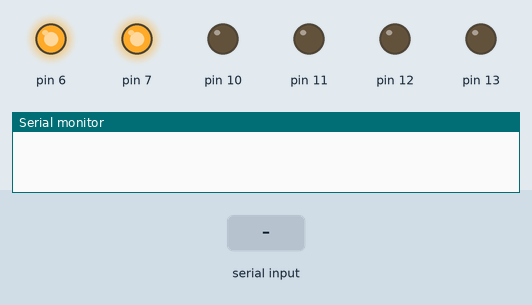
This sketch was run on a simulated Arduino Uno, built with avr-gcc and run on an emulated ATmega328P. On the bench: output pins drawn as LEDs (lit = HIGH), the last lines printed to the serial monitor. Inputs (shaded band) come from the test bench.

Above: at 1.2 s.
1.3 s: "F" received over Serial
At 2.4 s:
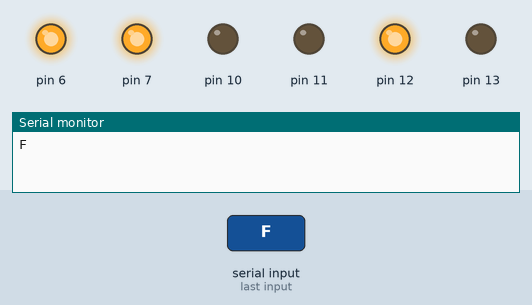
2.9 s: "B" received over Serial
At 3.6 s:
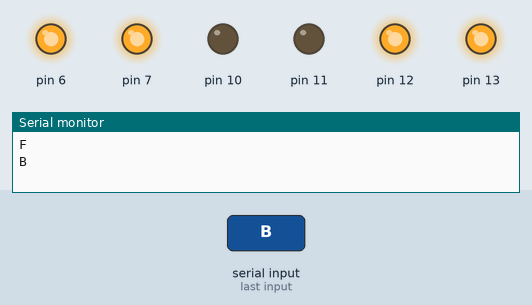
4.5 s: "L" received over Serial
At 5.7 s:
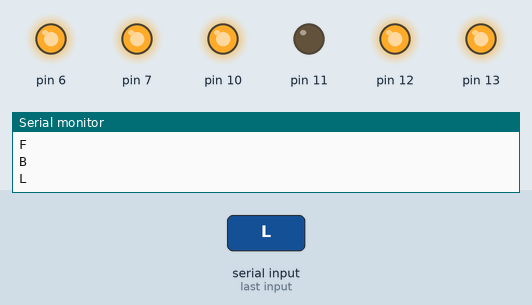
6.0 s: "R" received over Serial
At 7.2 s:
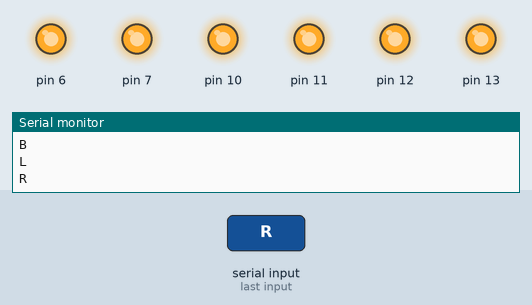
Timing chart, 0 to 8.6 s (numbered marks = the images above; inputs shaded):
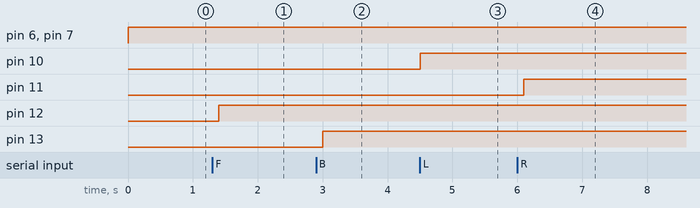

Measured:
- after the input at 1.3 s, pin 12: LOW → HIGH after 0.10 s
- after the input at 2.9 s, pin 13: LOW → HIGH after 0.10 s
- after the input at 4.5 s, pin 10: LOW → HIGH at once
- after the input at 6.0 s, pin 11: LOW → HIGH after 0.10 s

The sketch:

car-03.ino
```cpp
char t;

void setup() {
  pinMode(13, OUTPUT);
  pinMode(12, OUTPUT);
  pinMode(11, OUTPUT);
  pinMode(10, OUTPUT);
  pinMode(7, OUTPUT);
  pinMode(6, OUTPUT);
  Serial.begin(9600);
}

void loop() {
  digitalWrite(7, HIGH);
  digitalWrite(6, HIGH);

  if (Serial.available()) {
    t = Serial.read();
    Serial.println(t);
  }
  if (t == 'F') {
    digitalWrite(12, HIGH);
  } else if (t == 'B') {
    digitalWrite(13, HIGH);
  } else if (t == 'L') {
    digitalWrite(10, HIGH);
    delay(100);
  } else if (t == 'R') {
    digitalWrite(11, HIGH);
    delay(100);
  } else if (t == 'S') {
    digitalWrite(13, LOW);
    digitalWrite(12, LOW);
    digitalWrite(11, LOW);
    digitalWrite(10, LOW);
  }

  delay(100);
}
```
